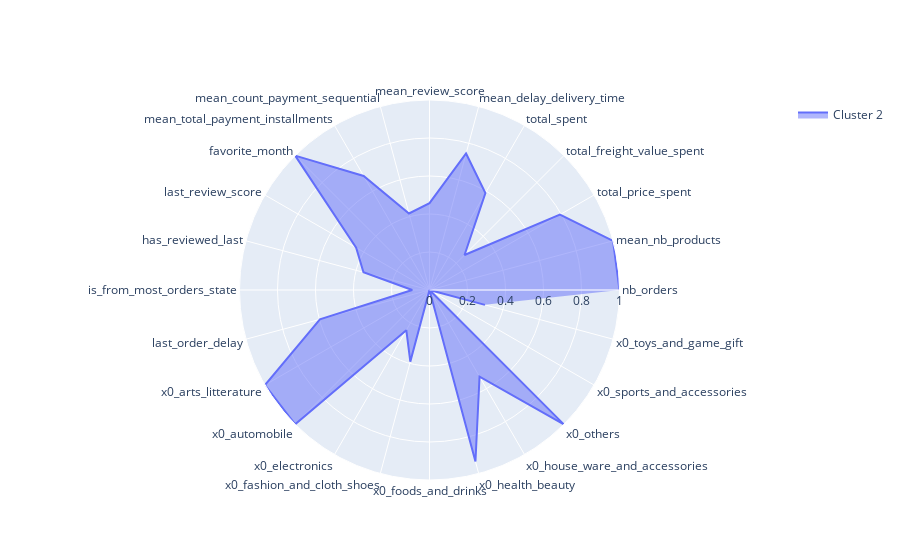

Notebook cell for this chart:
### Markdown cell above
### 4 -  Cluster 2

### Code cell
utils2.plot_radars(kmeans_clusters,"kmeans_label_1",[2])

### Figure 1 — Plotly figure (JSON) as saved in the notebook; plotly's stock layout.template omitted (floating-point values rounded to 4 significant figures)
{"data": [{"fill": "toself", "name": "Cluster 2", "r": [1.0, 1, 0.7927, 0.2608, 0.5884, 0.7437, 0.4568, 0.417, 0.693, 1, 0.4458, 0.3599, 0.09081, 0.5971, 1, 1, 0.2441, 0.3903, 0, 0.9343, 0.5267, 1, 0, 0.3022, 0.5971, 0.5971, 2], "theta": ["nb_orders", "mean_nb_products", "total_price_spent", "total_freight_value_spent", "total_spent", "mean_delay_delivery_time", "mean_review_score", "mean_count_payment_sequential", "mean_total_payment_installments", "favorite_month", "last_review_score", "has_reviewed_last", "is_from_most_orders_state", "last_order_delay", "x0_arts_litterature", "x0_automobile", "x0_electronics", "x0_fashion_and_cloth_shoes", "x0_foods_and_drinks", "x0_health_beauty", "x0_house_ware_and_accessories", "x0_others", "x0_sports_and_accessories", "x0_toys_and_game_gift"], "type": "scatterpolar"}], "layout": {"polar": {"radialaxis": {"range": [0, 1], "visible": true}}, "showlegend": true, "title": {"font": {"size": 18}, "text": "", "x": 0.5, "xanchor": "center", "y": 0.95, "yanchor": "top"}}}
